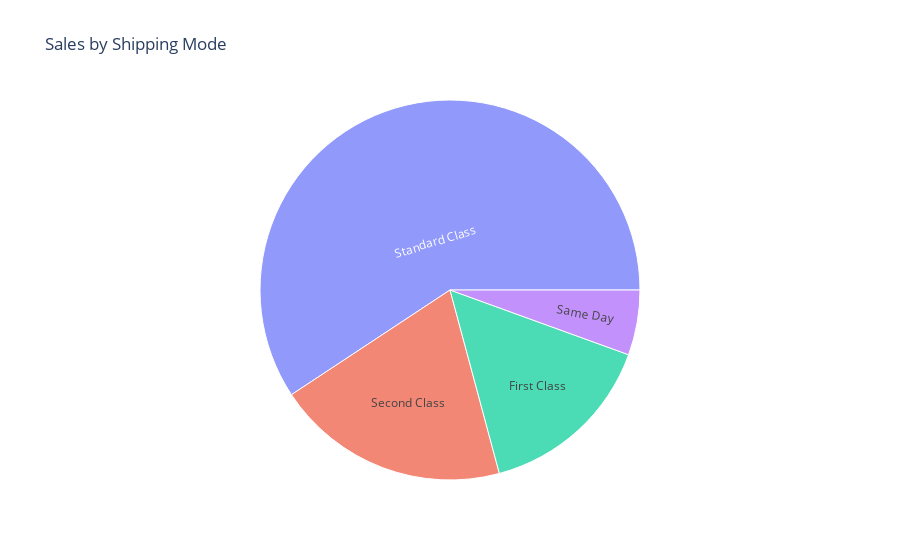

Notebook code cell kept with this figure:
### Markdown cell above
<h4> Sales by Shipping Mode

### Code cell
ship_sales = df.groupby('Ship Mode')['Sales'].sum().reset_index()
print(ship_sales)
# Calculate percentages
ship_sales['Sales_Percentage'] = (ship_sales['Sales'] / ship_sales['Sales'].sum()) * 100

# Create a custom hover template with the dollar symbol
hover_template = '<b>%{label}</b><br>Revenue: $%{value:,.2f}<br>Percentage: %{customdata:.1f}%'

fig8 = px.sunburst(
    ship_sales,  # DataFrame containing the data
    path=['Ship Mode'],  # Path to specify hierarchy
    values='Sales',  # Values for each level of the hierarchy
    title="Sales by Shipping Mode",  # Title of the chart
    hover_data={'customdata': ship_sales['Sales_Percentage']},  # Additional data for hover
)

fig8.update_traces(hovertemplate=hover_template)  # Set the custom hover template

fig8.show()

### Figure 1 — Plotly figure (JSON) as saved in the notebook; plotly's stock layout.template omitted (floating-point values rounded to 4 significant figures)
{"data": [{"branchvalues": "total", "customdata": [[15.28], [5.537], [19.89], [59.29]], "domain": {"x": [0, 1], "y": [0, 1]}, "hovertemplate": "<b>%{label}</b><br>Revenue: $%{value:,.2f}<br>Percentage: %{customdata:.1f}%", "ids": ["First Class", "Same Day", "Second Class", "Standard Class"], "labels": ["First Class", "Same Day", "Second Class", "Standard Class"], "name": "", "parents": ["", "", "", ""], "type": "sunburst", "values": [345600.0, 125200.0, 449900.0, 1341000.0]}], "layout": {"legend": {"tracegroupgap": 0}, "title": {"text": "Sales by Shipping Mode"}}}
